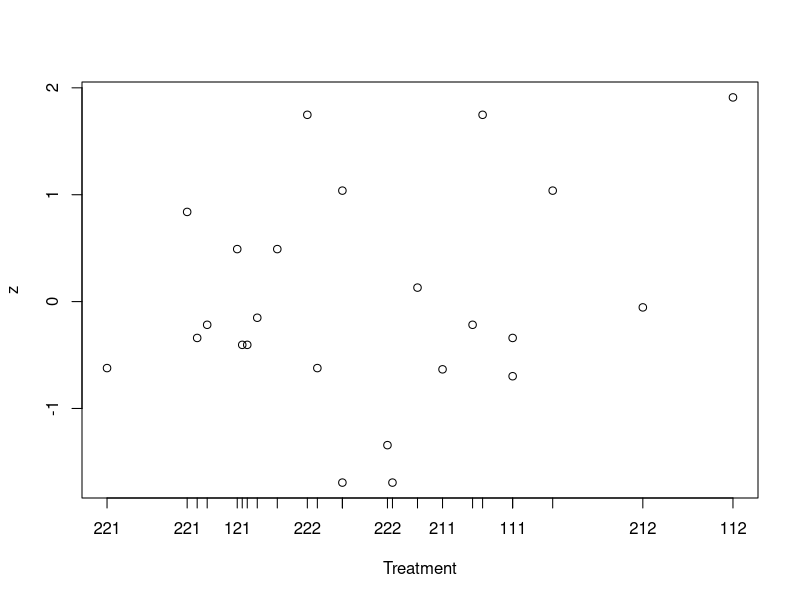
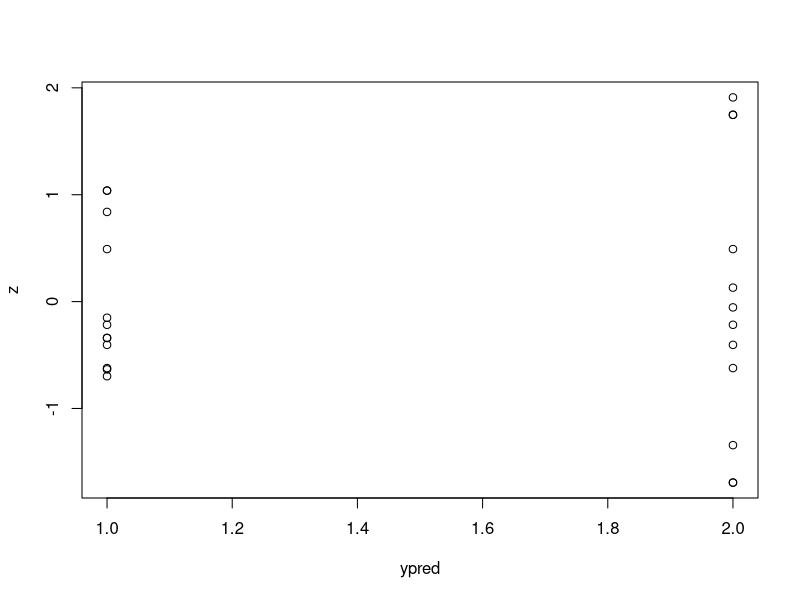
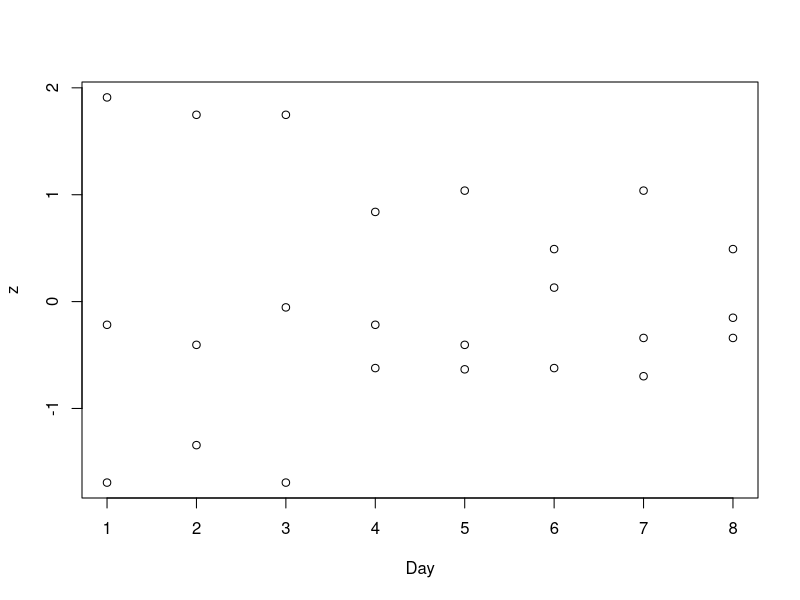
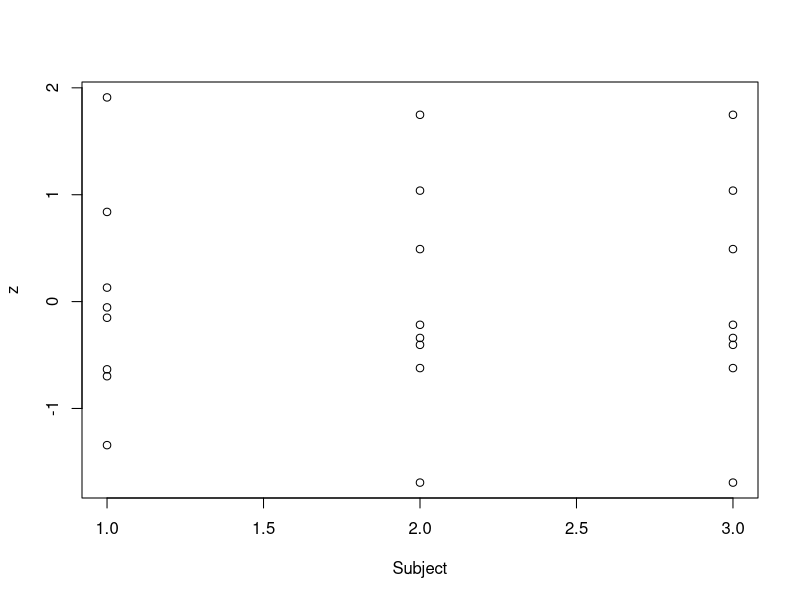
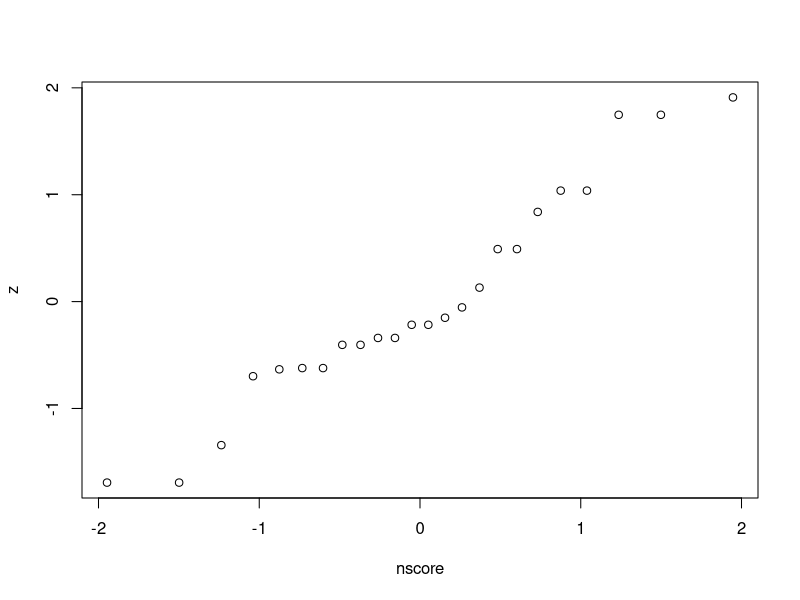

Here is the R script that generated these plots, in order: (Note: this script raises an error after producing the figures.)
# exercisebicycle.r, exercise bicycle experiment, Table 12.12 p420, 
# and code from text p423

# Table 12.12, p420
bike.data <- read.table("Data/exercise.bicycle.txt", header=T)
head(bike.data, 3) # different numbers than in textbook page - 421

# Create factor variables
bike.data <- within(bike.data, 
  {fDay=factor(Day); fSubject=factor(Subject); fDurat=factor(Durat);
   fSpeed=factor(Speed); fPedal=factor(Pedal); fTrtmt=factor(Trtmt) })

# ANOVA: treatment combinations
modelTC <- lm(Pulse ~ fDay + fSubject + fTrtmt, data=bike.data)
anova(modelTC)
drop1(modelTC, ~., test = "F") 

# Treatment contrasts
library(lsmeans)
lsmTrtmt <- lsmeans(modelTC, ~ fTrtmt) 
lsmTrtmt
summary(contrast(lsmTrtmt, 
        list(DurationDiff=c(-1,-1,-1,-1, 1, 1, 1, 1)/4,
                SpeedDiff=c(-1,-1, 1, 1,-1,-1, 1, 1)/4,
                PedalDiff=c(-1, 1,-1, 1,-1, 1,-1, 1)/4)), 
        infer=c(T,T))

# Compute variables for residual plots
bike.data <- within(bike.data, {
   # Compute predicted, residual, and standardized residual values
   ypred = fitted(modelTC)
   e = resid(modelTC)
   z = e/sd(e) 
   # Compute Blom's normal scores
   n = length(e)
   q = rank(e)
   nscore = qnorm((q-0.375)/(n+0.25))
   # Compute variable TLevel with treatment levels 1:8 for equispaced plotting
   TLevel = 4*(Durat-1) + 2*(Speed-1) + (Pedal-1) })

# Residual plots
plot(z ~ TLevel, data=bike.data, xaxt="n", xlab="Treatment")
  axis(1, at=bike.data$TLevel, labels=bike.data$fTrtmt)
plot(z ~ ypred + Day + Subject + nscore, data=bike.data)

### Hit return key for each plot above, before entering the code below!

# Code from text p423
# input data again (refresh inputs)
# Table 12.12, p420
bike.data <- read.table("Data/exercise.bicycle.txt", header=T)
head(bike.data, 3)

# Create factor variables
bike.data <- within(bike.data, 
                    {fDay=factor(Day); fSubject=factor(Subject); fDurat=factor(Durat);
                    fSpeed=factor(Speed); fPedal=factor(Pedal); fTrtmt=factor(Trtmt) })

# ANOVA: factorial effects
# modelFE <- lm(Pulse ~ fDay + fSubject + Durat*Speed*Pedal, 
#               data=bike.data)

modelFE <- lm(Pulse ~ fDay + fSubject + fDurat*fSpeed*fPedal,
             data=bike.data)

summary(modelFE)
anova(modelFE)
drop1(modelFE, ~., test = "F") 
# need to be fixed (this section)
# Treatment contrasts
lsmDurat <- lsmeans(modelFE, ~ Durat) 
summary(contrast(lsmDurat, list(DurationDiff=c(-1, 1))), infer=c(T,T))

lsmSpeed <- lsmeans(modelFE, ~ Speed) 
summary(contrast(lsmSpeed, list(SpeedDiff=c(-1, 1))), infer=c(T,T))

lsmPedal <- lsmeans(modelFE, ~ Pedal) 
summary(contrast(lsmPedal, list(PedalDiff=c(-1, 1))), infer=c(T,T))
